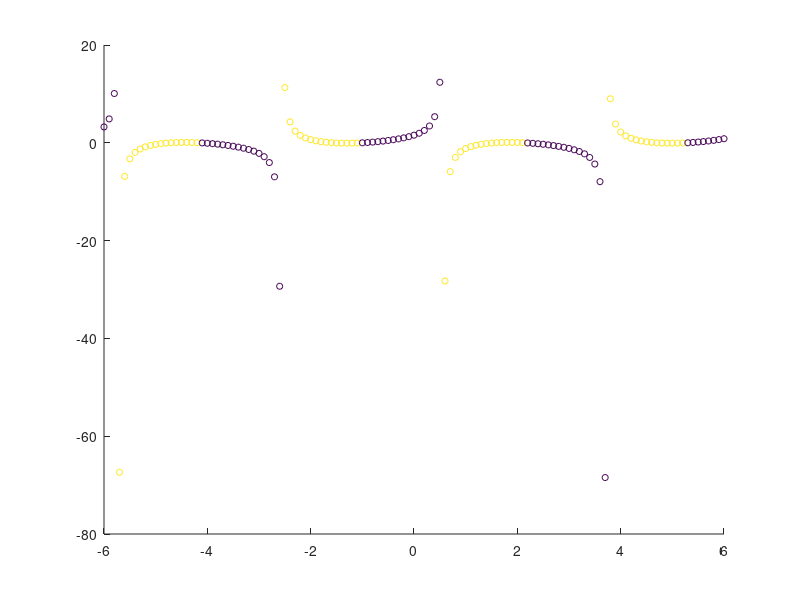

Recreate this plot in MATLAB. (Note: this script raises an error after producing the figure.)
clear;
close all;
addpath('../../bindings/matlab/fertilized');

% load('testdata.mat');
% Y = uint32(randi([0 1],200,1));
X = [];
Y = [];

for x = -6: .1 : 6;
    y = cos(x) * tan(x + 1);
    X = [X; [x, y]];
    Y = [Y; tan(x + 1)<0];
end

X = single(X);
Y = uint32(Y);

figure;
scatter(X(:, 1), X(:, 2), 20, Y);

s = Soil();

plotX = [-6, 6, 100];
plotY = [-6, 6, 100];

% Lets build a customized forest:
depth = 12;
n_trees = 200;
% These variables will contain the classifiers and leaf managers for each
% tree.
cls = {};
lm = {};

for i = 1:n_trees
    % StandardFeatureSelectionProvider
    stdFeatureSelect = s.StandardFeatureSelectionProvider(1, 2, 2, 2, 1+i);

    % LinearSurfaceCalculator
    linSurface = s.LinearSurfaceCalculator(400, 2, 1+i);

    % RandomizedClassificationThresholdOptimizer
    shannon = s.ShannonEntropy();
    entropyGain = s.EntropyGain(shannon);
    rcto = s.RandomizedClassificationThresholdOptimizer(1, 2, entropyGain, 0, 1, 1+i);

    % ThresholdDecider
    tClassifier = s.ThresholdDecider(stdFeatureSelect, linSurface, rcto);

    % ClassificationLeafManager
    leafMgr = s.ClassificationLeafManager(2);

    cls{i} = tClassifier;
    lm{i} = leafMgr;
end


nb = s.NoBagging();
training = s.ClassicTraining(nb);

f = s.Forest(depth, 1, 2, n_trees, cls, lm, training);

% fit forest
f.fit(X, Y);

% paint prediction plot
figure;
point_prob_plot(f, X, Y, plotX, plotY);
